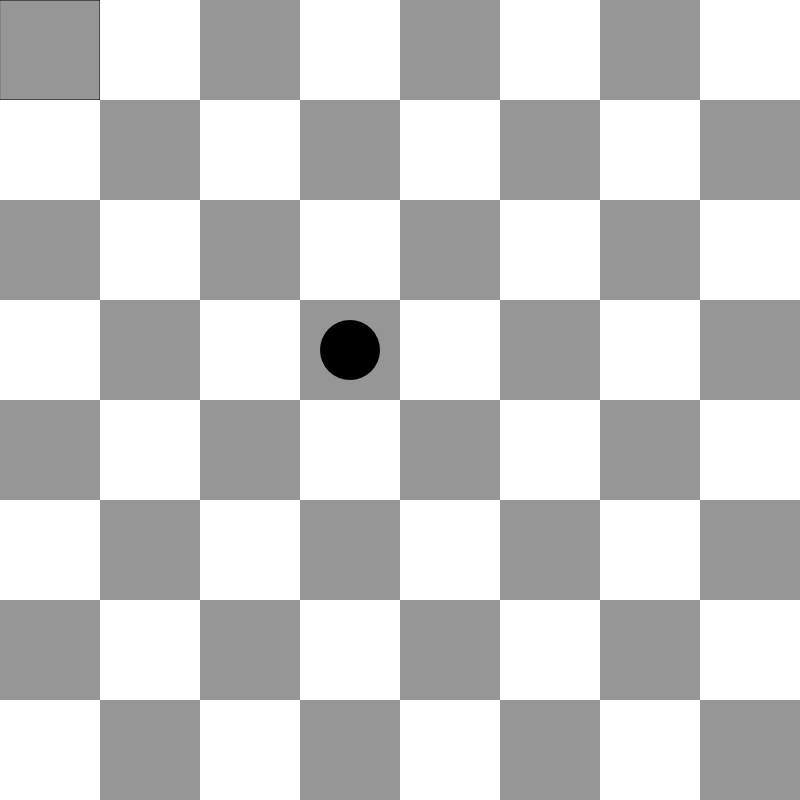
Frame 1 (no input)
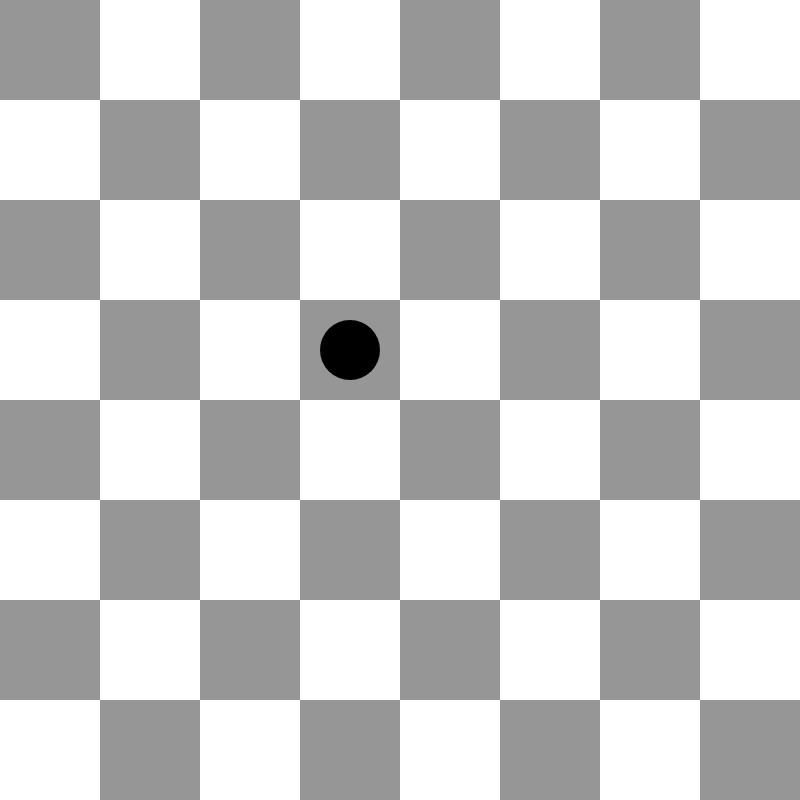
Frame 60 (no input)
Frame 120 (the mouse pressed at the canvas centre since frame 60): identical to frame 60, image omitted

The p5.js sketch that drew these frames (run headless with seeded random() and noise() and a simulated clock; from frame 60 on, the mouse is pressed at the canvas centre):

// p5.js sketch
// ── sketch.js
let board;
function setup() {
  createCanvas(800, 800);
  board = initBoard();
  board[3][3] = 1;
}

function draw() {
  background(200);
  drawGrid();
  drawBoard(board);
}

function drawBoard(board) {
  const DIM = board.length;
  let w = width / DIM;
  let h = height / DIM;

  for (let i = 0; i < DIM; i++) {
    for (let j = 0; j < DIM; j++) {
      if (board[i][j] == 1) {
        fill(0);
        // stroke(0);
        // strokeWeight(10);
        // circle(j * w, i * h, 60);
        circle(j * w + w / 2, i * h + h / 2, 60);
      }
    }
  }
}

function drawGrid() {
  const DIM = board.length;
  let w = width / DIM;
  let h = height / DIM;

  for (let i = 0; i < DIM; i++) {
    for (let j = 0; j < DIM; j++) {
      if ((i + j) % 2 == 0) {
        fill(150);
      } else {
        fill(255);
      }
      rect(j * w, i * h, w, h);
      noStroke();
    }
  }
}

// ── knight.js
// create chess board
const DIM = 8;

function initBoard() {
  const board = [];
  for (let i = 0; i < 8; i++) {
    board[i] = [];
    for (let j = 0; j < 8; j++) {
      board[i][j] = 0;
    }
  }

  return board;
}

function printBoard(board) {
  for (let i = 0; i < board.length; i++) {
    console.log("---------------------------------");
    console.log(
      `| ${board[i][0]} | ${board[i][1]} | ${board[i][2]} | ${board[i][3]} | ${board[i][4]} | ${board[i][5]} | ${board[i][6]} | ${board[i][7]} |`
    );
  }
  console.log("---------------------------------");
}

function getAvailableMoves(pos) {
  //pos = [i, j] (row, col)
  //traverse in L shape
  const dirs = [
    [-1, -2], // 2 left 1 up
    [1, -2], // 2 left 1 down
    [-1, 2], // 2 right 1 up
    [1, 2], // 2 right 1 down
    [-2, 1], // 2 up 1 right
    [-2, -1], // 2 up 1 left
    [2, 1], // 2 down 1 right
    [2, -1], // 2 down 1 left
  ];

  const moves = [];

  dirs.forEach((dir, ind) => {
    let i = pos[0] + dir[0];
    let j = pos[1] + dir[1];

    if (i >= 0 && i < DIM && j >= 0 && j < DIM) {
      moves.push([i, j]);
    }
  });

  return moves;
}

function knightMoves(start, end) {
  // bfs traversal for knight
  // assumes fully connected graph

  const queue = [];
  let path = [];
  const visited = new Set();

  queue.push([start]);

  while (queue.length > 0) {
    path = queue.shift();
    curr = path[path.length - 1];

    visited.add(curr.toString());

    if (curr[0] == end[0] && curr[1] == end[1]) {
      return path;
    }

    let moves = getAvailableMoves(curr);

    moves.forEach((pos, ind) => {
      if (!visited.has(pos.toString())) {
        let newpath = [...path];
        newpath.push(pos);
        queue.push(newpath);
      }
    });
  }

  return [];
}
